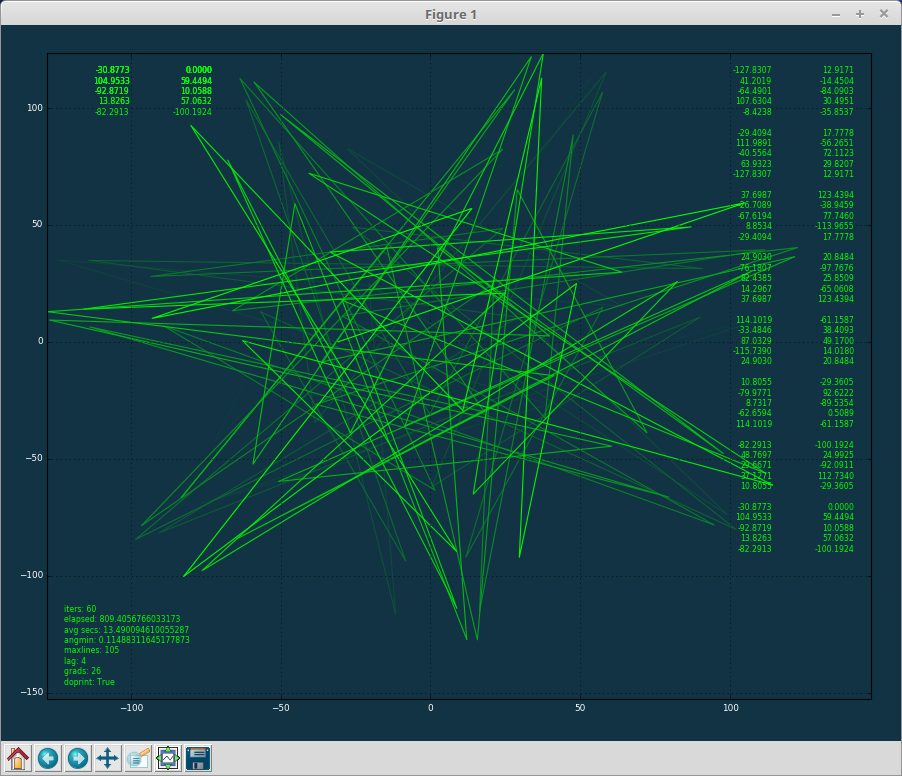

Recreate this plot in Python.
# subspifri.py
# subspisixx46.py
# tnason 2018
# https://github.com/tynason/orbitboy
#___________________________________________________________________#
import matplotlib.pyplot as plt
from pylab import *
import random
import time
#___________________________________________________________________#

class Spiro(object):
	def __init__(self,boring,borangle,xpos,ypos,wid,ht,figsleep,finalsleep):
		pass

	def datagen(self,maxlines):
		xdata=[];ydata=[];xstats=[];ystats=[];params=[]
		continn=True
		angmin=100;bored=0
		while continn:
			RB=np.random.uniform(0,80);RS=np.random.uniform(0,30);OO=np.random.uniform(0,100)
			bored+=1;xdata=[];ydata=[]
			for tt in range(maxlines):
				xx=(RB+RS)*cos(tt)-(RS+OO)*cos(((RB+RS)/RS)*tt)
				yy=(RB+RS)*sin(tt)-(RS+OO)*sin(((RB+RS)/RS)*tt)
				xdata.append(xx);ydata.append(yy)
			angdata=[]
			for tt in range(maxlines-2):
				point1=xdata[tt],ydata[tt];point2=xdata[tt+1],ydata[tt+1];point3=xdata[tt+2],ydata[tt+2]
				lineA=([point1[0],point1[1]]),([point2[0],point2[1]]);lineB=point2,point3
				vA=([(lineA[0][0]-lineA[1][0]),(lineA[0][1]-lineA[1][1])])
				vB=([(lineB[0][0]-lineB[1][0]),(lineB[0][1]-lineB[1][1])])
				dot_prod=dot(vA,vB);magA=dot(vA,vA)**0.5;magB=dot(vB,vB)**0.5
				ang=math.acos(dot_prod/magB/magA);ang_deg=180-math.degrees(ang)%360;angdata.append(ang_deg)
			angmin=min(angdata[:]);params=[RB,RS,OO,angmin]
			if boring:continn=False #if boring, this test succeeds and the current params are accepted
			else:
				if angmin<borangle:continn=False # if not theloop continues or exits based on this

		xmin=min(xdata);xmax=max(xdata);ymin=min(ydata);ymax=max(ydata)
		xmean=mean(xdata);ymean=mean(ydata);xspread=xmax-xmin;yspread=ymax-ymin
		xstats=[xmin,xmax,xmean,xspread];ystats=[ymin,ymax,ymean,yspread]
		params=[RB,RS,OO,angmin]
		return xstats,ystats,xdata,ydata,params

	def plotme(self,figscale,maxlines,lag,doforward,doloop,doprint,doprintappend,doprintreveal,doprintall,linewid,rgbfore,rgbback,digits):
		start_time=time.time()
		fig=plt.figure()
		fig.canvas.manager.window.wm_geometry("%dx%d%+d%+d" % (wid,ht,xpos,ypos))
		fig.patch.set_facecolor(rgbback)
		win=plt.gcf().canvas.manager.window
		ax=gca();ax.patch.set_facecolor(rgbback)
		ax.grid(True);ax.patch.set_alpha(1.0)
		ax.tick_params(axis='x',labelsize=8,labelcolor='#ffffff')
		ax.tick_params(axis='y',labelsize=8,labelcolor='#ffffff')
		plt.tight_layout()
		
		def refresh(draw=False):
			axcolor=ax.patch.get_facecolor()
			ax.clear()
			ax.patch.set_facecolor(axcolor)
			ax.grid(True);ax.patch.set_alpha(1.0)
			ax.tick_params(axis='x',labelsize=8,labelcolor='#ffffff')
			ax.tick_params(axis='y',labelsize=8,labelcolor='#ffffff')
			ax.set_xlim(xmin,figscale*xmax);ax.set_ylim(figscale*ymin,ymax)
			#ax.set_xlim(figscale*xmin,figscale*xmax);ax.set_ylim(figscale*ymin,figscale*ymax)
			if draw: fig.canvas.draw()

		def printalldata(self):
			# slowww... all the data as vertical string
			catxxx=''.join(list(map(lambda x: str(x)+'\n', xdata))) #;print(catxxx)
			catyyy=''.join(list(map(lambda y: str(y)+'\n', ydata))) #;print(catyyy)
			myxboxxx=ax.text(0.89,0.98,catxxx,verticalalignment='top',horizontalalignment='right',transform=ax.transAxes,color='#00ff00',fontsize=7,alpha=1.0)
			myyboxxx=ax.text(0.99,0.98,catyyy,verticalalignment='top',horizontalalignment='right',transform=ax.transAxes,color='#00ff00',fontsize=7,alpha=1.0)

		def lumengen(self,fore,back,grads): # get colors between fore and back color for plotting
			rangeRGB=[x1 - x2 for (x1, x2) in zip(fore,back)] # the range of RGB[0-1] to be covered
			segRGB=list(map(lambda x: x/grads, rangeRGB)) # the amount to decrement each element RGB
			R=np.zeros((grads,));G=np.zeros((grads,));B=np.zeros((grads,)) # start w/fore and decrement to back
			#for nn in range(numgrads-1): # set the last value explicitly so only do the penultimate
			#R[numgrads-1]=rgbback[0];G[numgrads-1]=rgbback[1];B[numgrads-1]=rgbback[2]
			for nn in range(numgrads): R[nn]=fore[0]-nn*segRGB[0];G[nn]=fore[1]-nn*segRGB[1];B[nn]=fore[2]-nn*segRGB[2]
			return list(zip(R,G,B))

		contin=True # to tell if we should keep looping new spiros
		numiters=0 # the number of spiro plots looped thru
		numgrads=int(maxlines/lag) # the number of line batches for a single spiro plot
		
		while contin==True: # the main, outer loop generating a new spiro plot
			catapdxx='';catapdyy='';
			n=0;numiters+=1;catxx='';catyy='';start=[];end=[];myxslice=[];myyslice=[];myxtrunc=[];myytrunc=[]

			result=self.datagen(maxlines) # get data from class method

			xmin=result[0][0];xmax=result[0][1];xmeann=result[0][2];xspread=result[0][3]
			ymin=result[1][0];ymax=result[1][1];ymeann=result[1][2];yspread=result[1][3]
			xdata=result[2];ydata=result[3]
			RB=result[4][0];RS=result[4][1];OO=result[4][2]
			angmin=result[4][3]

			ax.set_xlim(xmin,figscale*xmax);ax.set_ylim(figscale*ymin,ymax)
			#ax.set_xlim(figscale*xmin,figscale*xmax);ax.set_ylim(figscale*ymin,figscale*ymax)
			if doprintall: printalldata(self);fig.canvas.draw();time.sleep(figsleep) # slow...
			lumen=lumengen(self,rgbfore,rgbback,numgrads)
			alumen=lumen[::-1]
			if not colorforward: lumen=alumen #print(lumen)
			
			start.append(0);end.append(lag+1)
			myxslice.append(xdata[0:lag+1]);myyslice.append(ydata[0:lag+1])
			myxtrunc.append(['%.4f' % elem for elem in myxslice[n]]);myytrunc.append(['%.4f' % elem for elem in myyslice[n]])
			#print('\n\nn, start([n], end[n], lumen[n]:');print(n,start[n],end[n],lumen[n]);print('\nmyxslice, myyslice');print(myxslice[n]);print(myyslice[n])
			for n in range(1,numgrads):
				start.append(start[n-1]+lag)
				end.append(end[n-1]+lag)
				myxslice.append(xdata[start[n]:end[n]])
				myyslice.append(ydata[start[n]:end[n]])
				if doprint:
					myxtrunc.append(['%.4f' % elem for elem in myxslice[n]])
					myytrunc.append(['%.4f' % elem for elem in myyslice[n]])

			# PLOT
			if doforward:
				reset=0
				for n in range(0,numgrads):
					ax.plot(myxslice[n],myyslice[n],linewidth=linewid,color=lumen[n],alpha=1.0)
					plt.show(False);fig.canvas.draw();time.sleep(figsleep)
					#print('\n\nn, start([n], end[n], lumen[n]:');print(n,start[n],end[n],lumen[n]);print('\nmyxslice, myyslice');print(myxslice[n]);print(myyslice[n])

					if doprint:
						catxx=''.join(list(map(lambda x: str(x)+' \n', myxtrunc[n]))) # the current slice text as vertical string, truncated
						catyy=''.join(list(map(lambda y: str(y)+'\n', myytrunc[n])))

						if doprintappend: # ditto, appended  #bbox=dict(facecolor=rgbfore, alpha=0.1)
							catapdxx+=catxx+'\n';catapdyy+=catyy+'\n';reset+=1;catxx=catapdxx;catyy=catapdyy							
							if reset*lag>40:catapdxx='';catapdyy='';reset=0		
						myxboxx=ax.text(0.88,0.98,catxx,horizontalalignment='right',verticalalignment='top',transform=ax.transAxes,color=lumen[n],fontsize=7)
						myyboxx=ax.text(0.98,0.98,catyy,horizontalalignment='right',verticalalignment='top',transform=ax.transAxes,color=lumen[n],fontsize=7)
						fig.canvas.draw();time.sleep(figsleep)
						
						if doprintreveal: # sequential reveal of current slice as vertical string
							xxx='';yyy=''
							for nn in range(0,lag+1):
								xxx+=str(myxtrunc[n][nn])+'\n'
								yyy+=str(myytrunc[n][nn])+'\n'
								myxbox=ax.text(0.10,0.98,xxx,verticalalignment='top',horizontalalignment='right',transform=ax.transAxes,color=lumen[n],fontsize=7)
								myybox=ax.text(0.20,0.98,yyy,verticalalignment='top',horizontalalignment='right',transform=ax.transAxes,color=lumen[n],fontsize=7)
								fig.canvas.draw();time.sleep(figsleep)
								if not numgrads-n==1: myxbox.remove();myybox.remove()
						
						if not numgrads-n==1: myxboxx.remove();myyboxx.remove()

			else:
				reset=0
				for n in range(numgrads-1,-1,-1):
					ax.plot(myxslice[n],myyslice[n],linewidth=linewid,color=lumen[n],alpha=1.0)
					plt.show(False);fig.canvas.draw();time.sleep(figsleep)

					if doprint:
						catxx=''.join(list(map(lambda x: str(x)+'\n', myxtrunc[n]))) # the current slice text as vertical string, truncated
						catyy=''.join(list(map(lambda y: str(y)+'\n', myytrunc[n])))

						if doprintappend: # ditto, appended  #bbox=dict(facecolor=rgbfore, alpha=0.1)
							catapdxx+=catxx+'\n';catapdyy+=catyy+'\n';reset+=1;catxx=catapdxx;catyy=catapdyy							
							if reset*lag>35:catapdxx='';catapdyy='';reset=0		
						myxboxx=ax.text(0.88,0.98,catxx,horizontalalignment='right',verticalalignment='top',transform=ax.transAxes,color=lumen[n],fontsize=7)
						myyboxx=ax.text(0.98,0.98,catyy,horizontalalignment='right',verticalalignment='top',transform=ax.transAxes,color=lumen[n],fontsize=7)
						fig.canvas.draw();time.sleep(figsleep)

						if doprintreveal: # sequential reveal of current slice as vertical string
							xxx='';yyy=''
							for nn in range(0,lag+1):
								xxx+=str(myxtrunc[n][nn])+'\n'
								yyy+=str(myytrunc[n][nn])+'\n'
								myxbox=ax.text(0.10,0.98,xxx,verticalalignment='top',horizontalalignment='right',transform=ax.transAxes,color=lumen[n],fontsize=7)
								myybox=ax.text(0.20,0.98,yyy,verticalalignment='top',horizontalalignment='right',transform=ax.transAxes,color=lumen[n],fontsize=7)
								fig.canvas.draw();time.sleep(figsleep)
								if not n==0: myxbox.remove();myybox.remove()

						if not n==0: myxboxx.remove();myyboxx.remove()

			time.time();elapsed=time.time()-start_time
			timerpt='iters: '+str(numiters)+'\nelapsed: '+str(elapsed)+'\navg secs: '+str(elapsed/numiters)+'\nangmin: '+str(angmin)+'\nmaxlines: '+str(maxlines)+'\nlag: '+str(lag)+'\ngrads: '+str(numgrads)+'\ndoprint: '+str(doprint)
			#print('\n'+timerpt)
			mytimebox=ax.text(0.02,0.02,timerpt,verticalalignment='bottom',horizontalalignment='left',transform=ax.transAxes,color='#00ff00',fontsize=7);fig.canvas.draw()
			if doloop==False: plt.show(block=True);contin=False
			time.sleep(finalsleep);refresh(True)
#___________________________________________________________________#
finalsleep=8;figsleep=0.0
wid=900;ht=750;xpos=30;ypos=30
boring=False;borangle=25;linewid=1.0
figscale=1.2;digits=4

lag=4
maxlines=105
doloop=True
doforward=False
colorforward=True

doprint=True
doprintreveal=True
doprintappend=True
doprintall=False

myblue=(17,170,204) #11aacc
myteal=(17,187,187) #11bbbb
myturq=(0,255,255) #00ffff
mygreen=(34,170,136) #22aa88
mybritegrn=(0,255,0) #00ff00
mypurp=(255,0,204) #ff00cc
mygunmet=(17,51,68) #113344

myblue=list(map(lambda x: x/256, myblue))
myteal=list(map(lambda x: x/256, myteal))
myturq=list(map(lambda x: x/256, myturq))
mygreen=list(map(lambda x: x/256, mygreen))
mybritegrn=list(map(lambda x: x/256, mybritegrn))
mypurp=list(map(lambda x: x/256, mypurp))
mygunmet=list(map(lambda x: x/256, mygunmet))

rgbfore=mybritegrn
rgbback=mygunmet
print(rgbfore,rgbback)

myspi1=Spiro(boring,borangle,xpos,ypos,wid,ht,figsleep,finalsleep)
myspi1.plotme(figscale,maxlines,lag,doforward,doloop,doprint,doprintappend,doprintreveal,doprintall,linewid,rgbfore,rgbback,digits)
#___________________________________________________________________#
